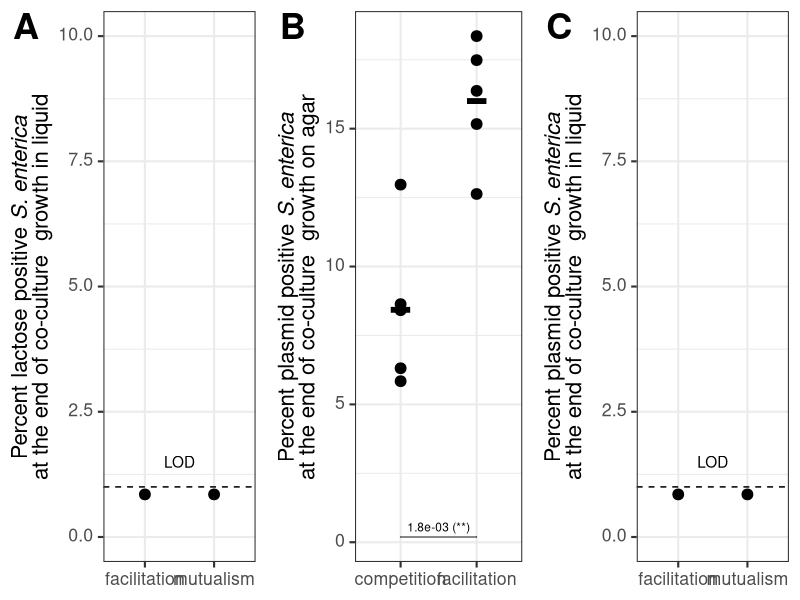

Reproduce this figure in R.
# ATB
# supp figure 2
# conjugation rates

#load packages
library("tidyverse")
library("readxl")
library("ggtext")
library("cowplot")
library("ggpubr")
library("rstatix")
library("scales")

# part A - lactose utilization
lactose <- data.frame(partner = c("F128+", "F128+"), interaction_type = c("mutualism", "facilitation"),
                      cfus = c(0.85, 0.85))

partA <- lactose %>%
  ggplot(aes(x = interaction_type, y = cfus)) +
  geom_point(size = 2, stroke = 1.5)+
  ylab("Percent lactose positive *S. enterica*<br>at the end of co-culture growth in liquid") +
  theme_bw(base_size = 16)+
  geom_hline(yintercept = 1, color = "black", linetype = "dashed") +
  ylim(0, 10)+
  annotate("text", x = 1.5, y = 1.5, label = "LOD")+
  theme(axis.text = element_markdown(), axis.title.x = element_blank(),
        legend.position = "none", strip.background = element_blank(),
        axis.title.y = element_markdown(), strip.text = element_markdown())

# part B - conjugation on plates
dilution_rate = 10^-5
plated_volume_mL = 0.1
data_from_LC <- data.frame(media = c("lacmet", "lacmet", "lacmet", "lacmet", "lacmet",
                                     "glucmet", "glucmet", "glucmet", "glucmet", "glucmet"),
                           citrate_num = c(178, 183, 207, 226, 95, 412, 428, 239, 220, 202),
                           citrate_tet_num = c(27, 32, 38, 37, 12, 26, 25, 31, 19, 17))

stats <- data_from_LC %>%
  mutate(media = ifelse(media == "lacmet", "facilitation","competition")) %>%
  mutate(total_rate = citrate_num / (plated_volume_mL * dilution_rate),
         tet_rate = citrate_tet_num / (plated_volume_mL * dilution_rate),
         conj_rate = tet_rate / total_rate) %>%
  t_test(conj_rate ~ media) %>%
  add_significance("p") %>%
  add_xy_position(x = "media") %>%
  mutate(label = paste0(scientific(p,digits = 2), " (", p.signif, ")"))

partB <- data_from_LC %>%
  mutate(media = ifelse(media == "lacmet", "facilitation","competition")) %>%
  mutate(total_rate = citrate_num / (plated_volume_mL * dilution_rate),
         tet_rate = citrate_tet_num / (plated_volume_mL * dilution_rate),
         conj_rate = tet_rate / total_rate) %>%
  ggplot(aes(x = media, y = conj_rate * 100)) +
  stat_summary(aes(fill = media), fun = mean, shape = '-', size = 5, color = 'black')+
  geom_point(size = 2, stroke = 1.5)+
  ylab("Percent plasmid positive *S. enterica*<br>at the end of co-culture growth on agar") +
  stat_pvalue_manual(stats, label = "label", tip.length = 0.0, size = 3) +
  theme_bw(base_size = 16)+
  theme(axis.text = element_markdown(), axis.title.x = element_blank(),
        legend.position = "none", strip.background = element_blank(),
        axis.title.y = element_markdown(), strip.text = element_markdown())

# part C - liquid conjugation
liquid <- data.frame(partner = c("F128+", "F128+"), interaction_type = c("mutualism", "facilitation"),
                      cfus = c(0.85, 0.85))

partC <- liquid %>%
  ggplot(aes(x = interaction_type, y = cfus)) +
  geom_point(size = 2, stroke = 1.5)+
  ylab("Percent plasmid positive *S. enterica*<br>at the end of co-culture growth in liquid") +
  theme_bw(base_size = 16)+
  geom_hline(yintercept = 1, color = "black", linetype = "dashed") +
  ylim(0,10)+
  annotate("text", x = 1.5, y = 1.5, label = "LOD")+
  theme(axis.text = element_markdown(), axis.title.x = element_blank(),
        legend.position = "none", strip.background = element_blank(),
        axis.title.y = element_markdown(), strip.text = element_markdown())


# final figure
suppfigure2 <- plot_grid(partA, partB, partC, ncol = 3, label_size = 26, labels = c("A", "B", "C"))

png(here::here("figures", "final-figs", "imgs", "supp-figure-2.png"), res = 300, width = 3000, height = 1500)
suppfigure2
dev.off()
